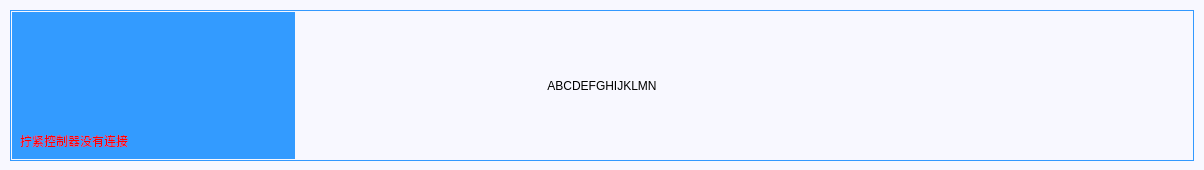
     <widget class="QWidget" name="widget_2" native="true">
      <property name="geometry">
       <rect>
        <x>0</x>
        <y>0</y>
        <width>1204</width>
        <height>170</height>
       </rect>
      </property>
      <property name="styleSheet">
       <string notr="true">background-color: rgb(248, 248, 255);</string>
      </property>
      <widget class="QLabel" name="label_17">
       <property name="geometry">
        <rect>
         <x>10</x>
         <y>10</y>
         <width>1184</width>
         <height>151</height>
        </rect>
       </property>
       <property name="styleSheet">
        <string notr="true">font: 40pt &quot;黑体&quot;;
background:transparent;

</string>
       </property>
       <property name="text">
        <string>ABCDEFGHIJKLMN</string>
       </property>
       <property name="alignment">
        <set>Qt::AlignCenter</set>
       </property>
      </widget>
      <widget class="QLabel" name="label_tiaomastate">
       <property name="geometry">
        <rect>
         <x>20</x>
         <y>130</y>
         <width>171</width>
         <height>21</height>
        </rect>
       </property>
       <property name="styleSheet">
        <string notr="true">background:transparent;
color: rgb(255, 0, 0);
font: 12pt &quot;黑体&quot;;</string>
       </property>
       <property name="text">
        <string>拧紧控制器没有连接</string>
       </property>
      </widget>
      <widget class="QLabel" name="label_time">
       <property name="geometry">
        <rect>
         <x>180</x>
         <y>130</y>
         <width>171</width>
         <height>21</height>
        </rect>
       </property>
       <property name="styleSheet">
        <string notr="true">background:transparent;
color: rgb(255, 0, 0);
font: 12pt &quot;黑体&quot;;</string>
       </property>
       <property name="text">
        <string/>
       </property>
      </widget>
      <widget class="QProgressBar" name="progressBar">
       <property name="geometry">
        <rect>
         <x>10</x>
         <y>10</y>
         <width>1184</width>
         <height>151</height>
        </rect>
       </property>
       <property name="styleSheet">
        <string notr="true">QProgressBar:horizontal {
border: 1px solid  rgb(51, 153, 255);
background: rgb(248, 248, 255);
padding: 1px;
}
QProgressBar::chunk:horizontal {
background-color: rgb(51, 155, 255);
}</string>
       </property>
       <property name="value">
        <number>24</number>
       </property>
       <property name="textVisible">
        <bool>false</bool>
       </property>
      </widget>
      <zorder>progressBar</zorder>
      <zorder>label_17</zorder>
      <zorder>label_time</zorder>
      <zorder>label_tiaomastate</zorder>
     </widget>
